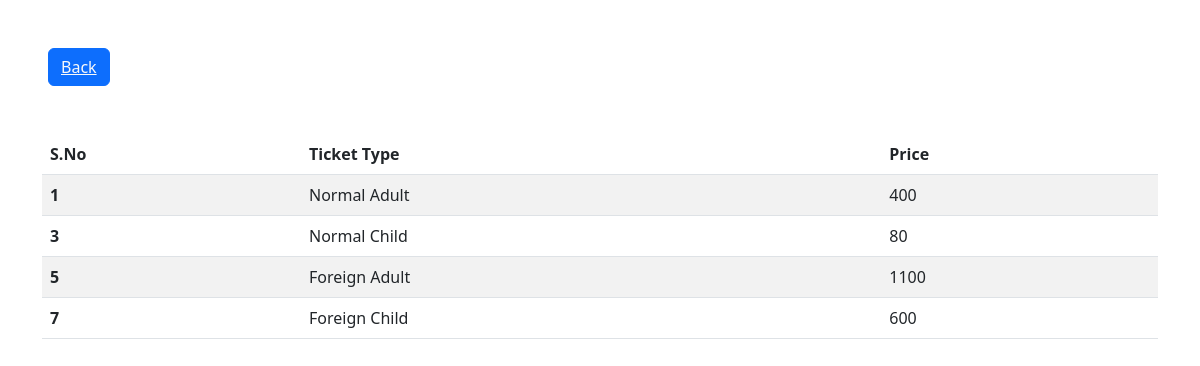
Screenshot of /Display1.php with the database file from the repository.
### tables this page shows
CREATE TABLE `tckttype` (
  `id` int(10) NOT NULL,
  `Tickettype` varchar(20) DEFAULT NULL,
  `Price` int(20) NOT NULL,
  `CreationDate` date DEFAULT NULL
);

### Display1.php (the view, shortened to what this page needs)
<?php
@include 'connect.php';
?>
<!DOCTYPE html>
<html>
<head>
    <link rel="stylesheet" href="https://cdn.jsdelivr.net/npm/bootstrap@5.2.3/dist/css/bootstrap.rtl.min.css">
</head>
<body>
<button class="btn btn-primary m-lg-5"><a href="logout1.php"class="text-light">Back</a></button>
  <div class="container">
  <table class="table table-striped">
  <thead >
    <tr>
      <th scope="col">S.No</th>
      <th scope="col">Ticket Type</th>
      <th scope="col">Price</th>
    </tr>
  </thead>
  <tbody>
<?php
$sql = "Select * from tckttype";
$result = mysqli_query($con, $sql);
if($result)
{
    while($row = mysqli_fetch_assoc($result))
    {
        $id= $row['id'];
        $Tickettype= $row['Tickettype'];
        $Price = $row['Price'];
        echo ' <tr>
    <th scope="row">'.$id.'</th>
    <td>'.$Tickettype.'</td>
    <td>'.$Price.'</td>
  </tr>';
    }
}
?>
  </tbody>
</table>
</div>
</body>
</html>

### rows the page displays
tckttype: id "1", Tickettype "Normal Adult", Price "400"
tckttype: id "3", Tickettype "Normal Child", Price "80"
tckttype: id "5", Tickettype "Foreign Adult", Price "1100"
tckttype: id "7", Tickettype "Foreign Child", Price "600"
